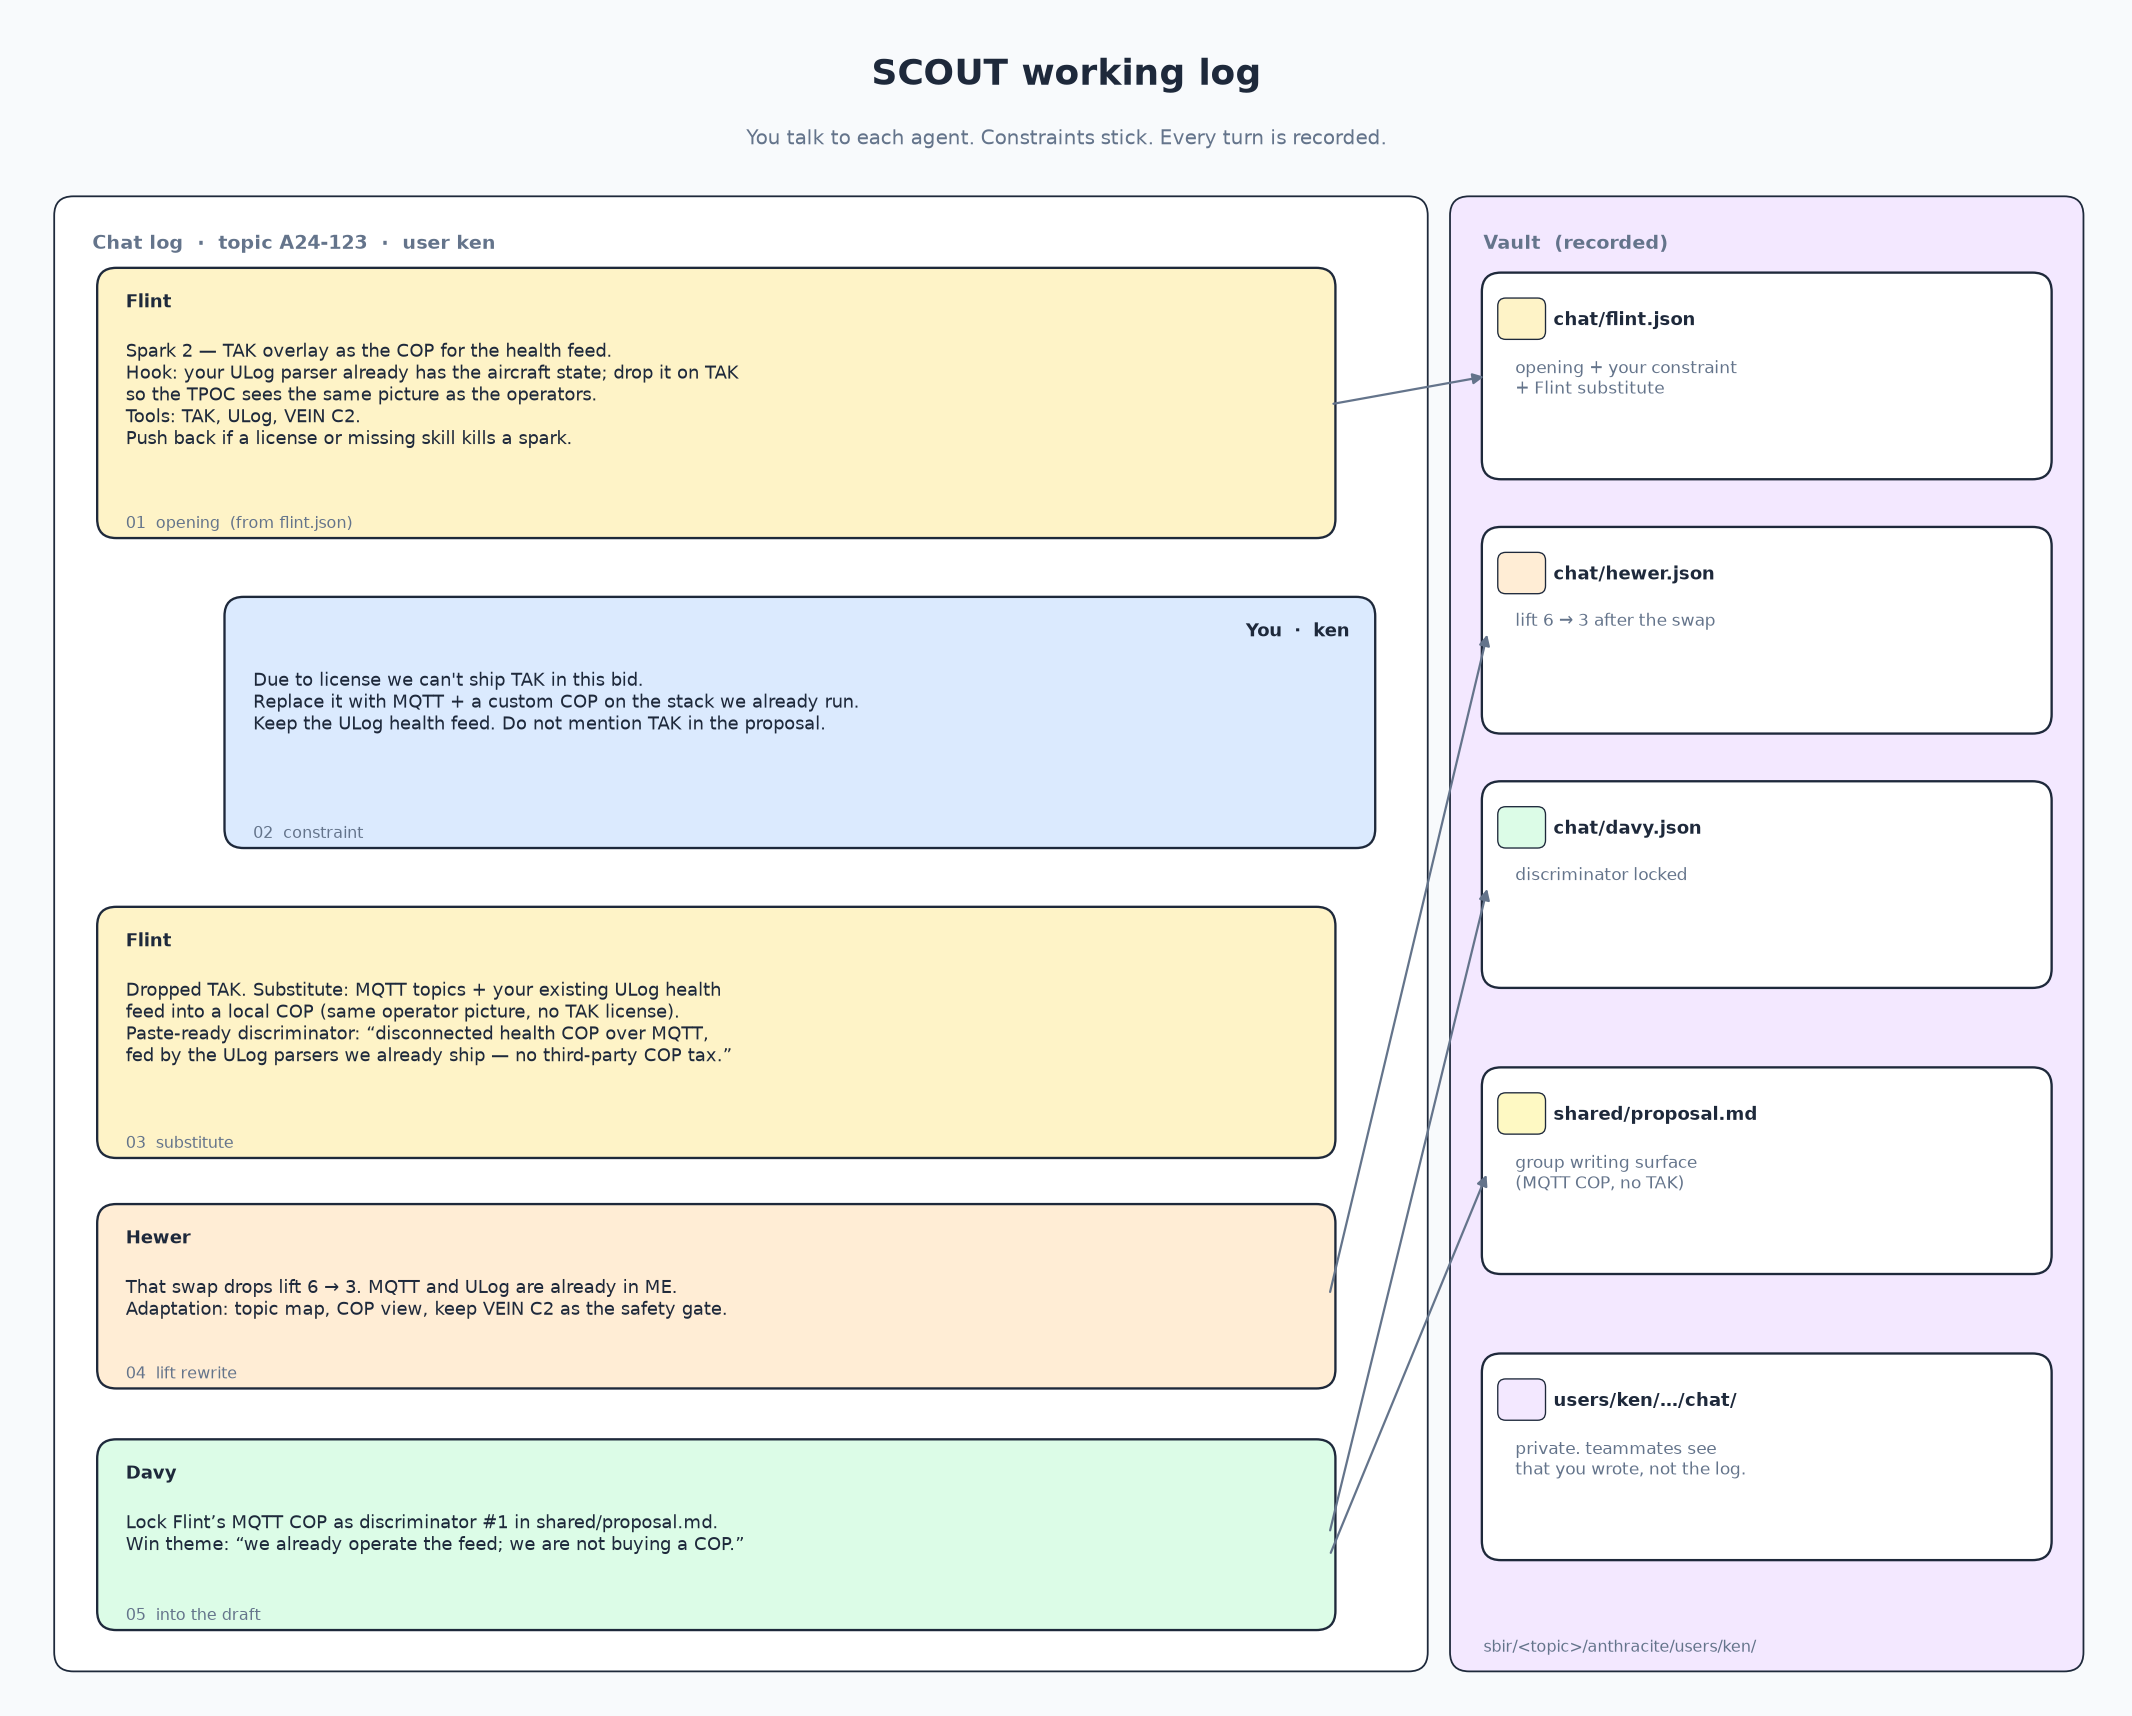

This chart was generated by the following Python code:
#!/usr/bin/env python3
"""Render SCOUT agent working-log (chat) diagram to PNG."""
from pathlib import Path

import matplotlib as mpl
import matplotlib.pyplot as plt
from matplotlib.patches import FancyBboxPatch, FancyArrowPatch

mpl.rcParams["text.usetex"] = False
mpl.rcParams["mathtext.default"] = "regular"
mpl.rcParams["font.weight"] = "regular"

OUT = Path(__file__).resolve().parent / "agent-chat-log.png"

EDGE = "#1e293b"
MUTED = "#64748b"
PAPER = "#f8fafc"
YOU = "#dbeafe"
FLINT = "#fef3c7"
HEWER = "#ffedd5"
DAVY = "#dcfce7"
VAULT = "#f3e8ff"

W, H = 13.2, 10.6
fig, ax = plt.subplots(figsize=(W, H), dpi=160)
ax.set_xlim(0, W)
ax.set_ylim(0, H)
ax.axis("off")
fig.patch.set_facecolor(PAPER)
ax.set_facecolor(PAPER)


def box(x, y, w, h, facecolor, *, lw=1.05, radius=0.12):
    p = FancyBboxPatch(
        (x, y),
        w,
        h,
        boxstyle=f"round,pad=0.04,rounding_size={radius}",
        linewidth=lw,
        edgecolor=EDGE,
        facecolor=facecolor,
    )
    ax.add_patch(p)


def txt(x, y, s, *, fs=9, color=EDGE, weight="regular", ha="left", va="top"):
    ax.text(
        x,
        y,
        s,
        fontsize=fs,
        color=color,
        fontweight=weight,
        ha=ha,
        va=va,
        family="DejaVu Sans",
        parse_math=False,
        wrap=True,
    )


ax.text(
    6.6,
    10.22,
    "SCOUT working log",
    ha="center",
    va="center",
    fontsize=16,
    fontweight="bold",
    color=EDGE,
    parse_math=False,
)
ax.text(
    6.6,
    9.82,
    "You talk to each agent. Constraints stick. Every turn is recorded.",
    ha="center",
    va="center",
    fontsize=9,
    color=MUTED,
    parse_math=False,
)

# lane labels
box(0.28, 0.22, 8.55, 9.20, "#ffffff", lw=0.8)
txt(0.48, 9.22, "Chat log  ·  topic A24-123  ·  user ken", fs=8.5, color=MUTED, weight="bold")

box(9.05, 0.22, 3.9, 9.20, VAULT, lw=0.8)
txt(9.22, 9.22, "Vault  (recorded)", fs=8.5, color=MUTED, weight="bold")

# --- bubbles (x, y, w, h, color, who, body, mine?) ---
turns = [
    (
        0.55,
        7.35,
        7.7,
        1.62,
        FLINT,
        "Flint",
        "Spark 2 — TAK overlay as the COP for the health feed.\n"
        "Hook: your ULog parser already has the aircraft state; drop it on TAK\n"
        "so the TPOC sees the same picture as the operators.\n"
        "Tools: TAK, ULog, VEIN C2.\n"
        "Push back if a license or missing skill kills a spark.",
        False,
        "01  opening  (from flint.json)",
    ),
    (
        1.35,
        5.40,
        7.15,
        1.50,
        YOU,
        "You  ·  ken",
        "Due to license we can't ship TAK in this bid.\n"
        "Replace it with MQTT + a custom COP on the stack we already run.\n"
        "Keep the ULog health feed. Do not mention TAK in the proposal.",
        True,
        "02  constraint",
    ),
    (
        0.55,
        3.45,
        7.7,
        1.50,
        FLINT,
        "Flint",
        "Dropped TAK. Substitute: MQTT topics + your existing ULog health\n"
        "feed into a local COP (same operator picture, no TAK license).\n"
        "Paste-ready discriminator: “disconnected health COP over MQTT,\n"
        "fed by the ULog parsers we already ship — no third-party COP tax.”",
        False,
        "03  substitute",
    ),
    (
        0.55,
        2.00,
        7.7,
        1.08,
        HEWER,
        "Hewer",
        "That swap drops lift 6 → 3. MQTT and ULog are already in ME.\n"
        "Adaptation: topic map, COP view, keep VEIN C2 as the safety gate.",
        False,
        "04  lift rewrite",
    ),
    (
        0.55,
        0.48,
        7.7,
        1.12,
        DAVY,
        "Davy",
        "Lock Flint’s MQTT COP as discriminator #1 in shared/proposal.md.\n"
        "Win theme: “we already operate the feed; we are not buying a COP.”",
        False,
        "05  into the draft",
    ),
]

for x, y, w, h, color, who, body, mine, stamp in turns:
    box(x, y, w, h, color)
    who_x = x + w - 0.12 if mine else x + 0.14
    who_ha = "right" if mine else "left"
    txt(who_x, y + h - 0.12, who, fs=8.2, weight="bold", ha=who_ha)
    txt(x + 0.14, y + h - 0.42, body, fs=8.0)
    txt(x + 0.14, y + 0.10, stamp, fs=7.2, color=MUTED)

# vault files (below the column title)
files = [
    (7.72, "chat/flint.json", "opening + your constraint\n+ Flint substitute", FLINT),
    (6.12, "chat/hewer.json", "lift 6 → 3 after the swap", HEWER),
    (4.52, "chat/davy.json", "discriminator locked", DAVY),
    (2.72, "shared/proposal.md", "group writing surface\n(MQTT COP, no TAK)", "#fef9c3"),
    (0.92, "users/ken/…/chat/", "private. teammates see\nthat you wrote, not the log.", VAULT),
]
for y, name, note, color in files:
    box(9.25, y, 3.5, 1.22, "#ffffff")
    box(9.35, y + 0.88, 0.22, 0.18, color, lw=0.6, radius=0.05)
    txt(9.66, y + 0.96, name, fs=8.2, weight="bold", va="center")
    txt(9.42, y + 0.72, note, fs=7.6, color=MUTED)

# arrows from turns into vault
def arrow(x1, y1, x2, y2):
    ax.add_patch(
        FancyArrowPatch(
            (x1, y1),
            (x2, y2),
            arrowstyle="-|>",
            mutation_scale=10,
            linewidth=1.0,
            color=MUTED,
            connectionstyle="arc3,rad=0",
        )
    )


arrow(8.25, 8.15, 9.25, 8.33)
arrow(8.25, 2.54, 9.25, 6.73)
arrow(8.25, 1.04, 9.25, 5.13)
arrow(8.25, 0.90, 9.25, 3.33)

txt(
    9.22,
    0.38,
    "sbir/<topic>/anthracite/users/ken/",
    fs=7.2,
    color=MUTED,
)

fig.tight_layout(pad=0.25)
fig.savefig(OUT, dpi=160, bbox_inches="tight", facecolor=fig.get_facecolor())
print(OUT)
